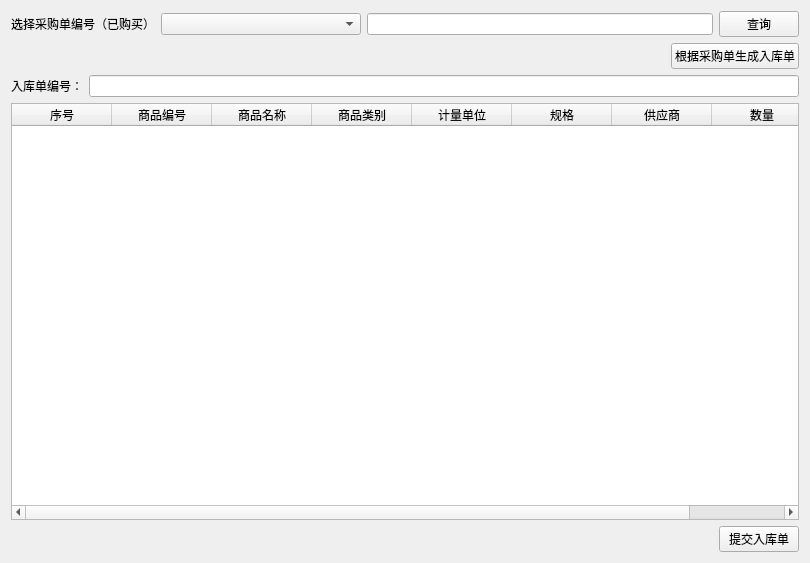
<?xml version="1.0" encoding="UTF-8"?>
<ui version="4.0">
 <class>Form</class>
 <widget class="QWidget" name="Form">
  <property name="geometry">
   <rect>
    <x>0</x>
    <y>0</y>
    <width>810</width>
    <height>563</height>
   </rect>
  </property>
  <property name="windowTitle">
   <string>Form</string>
  </property>
  <layout class="QVBoxLayout" name="verticalLayout">
   <item>
    <layout class="QHBoxLayout" name="horizontalLayout">
     <item>
      <widget class="QLabel" name="label">
       <property name="text">
        <string>选择采购单编号（已购买）</string>
       </property>
      </widget>
     </item>
     <item>
      <widget class="QComboBox" name="comboBox">
       <property name="minimumSize">
        <size>
         <width>200</width>
         <height>0</height>
        </size>
       </property>
      </widget>
     </item>
     <item>
      <widget class="QLineEdit" name="lineEdit"/>
     </item>
     <item>
      <widget class="QPushButton" name="pushButton">
       <property name="text">
        <string>查询</string>
       </property>
      </widget>
     </item>
    </layout>
   </item>
   <item>
    <layout class="QHBoxLayout" name="horizontalLayout_4">
     <item>
      <spacer name="horizontalSpacer_2">
       <property name="orientation">
        <enum>Qt::Horizontal</enum>
       </property>
       <property name="sizeHint" stdset="0">
        <size>
         <width>40</width>
         <height>20</height>
        </size>
       </property>
      </spacer>
     </item>
     <item>
      <widget class="QPushButton" name="gen_in_storage_sheet_Button">
       <property name="text">
        <string>根据采购单生成入库单</string>
       </property>
      </widget>
     </item>
    </layout>
   </item>
   <item>
    <layout class="QHBoxLayout" name="horizontalLayout_2">
     <item>
      <widget class="QLabel" name="label_2">
       <property name="text">
        <string>入库单编号：</string>
       </property>
      </widget>
     </item>
     <item>
      <widget class="QLineEdit" name="in_storage_sheet_lineEdit"/>
     </item>
    </layout>
   </item>
   <item>
    <widget class="QTableWidget" name="tableWidget">
     <property name="selectionMode">
      <enum>QAbstractItemView::SingleSelection</enum>
     </property>
     <attribute name="horizontalHeaderStretchLastSection">
      <bool>true</bool>
     </attribute>
     <attribute name="verticalHeaderVisible">
      <bool>false</bool>
     </attribute>
     <column>
      <property name="text">
       <string>序号</string>
      </property>
     </column>
     <column>
      <property name="text">
       <string>商品编号</string>
      </property>
     </column>
     <column>
      <property name="text">
       <string>商品名称</string>
      </property>
     </column>
     <column>
      <property name="text">
       <string>商品类别</string>
      </property>
     </column>
     <column>
      <property name="text">
       <string>计量单位</string>
      </property>
     </column>
     <column>
      <property name="text">
       <string>规格</string>
      </property>
     </column>
     <column>
      <property name="text">
       <string>供应商</string>
      </property>
     </column>
     <column>
      <property name="text">
       <string>数量</string>
      </property>
     </column>
    </widget>
   </item>
   <item>
    <layout class="QHBoxLayout" name="horizontalLayout_3">
     <item>
      <spacer name="horizontalSpacer">
       <property name="orientation">
        <enum>Qt::Horizontal</enum>
       </property>
       <property name="sizeHint" stdset="0">
        <size>
         <width>40</width>
         <height>20</height>
        </size>
       </property>
      </spacer>
     </item>
     <item>
      <widget class="QPushButton" name="commit_Button">
       <property name="text">
        <string>提交入库单</string>
       </property>
      </widget>
     </item>
    </layout>
   </item>
  </layout>
 </widget>
 <resources/>
 <connections/>
</ui>
